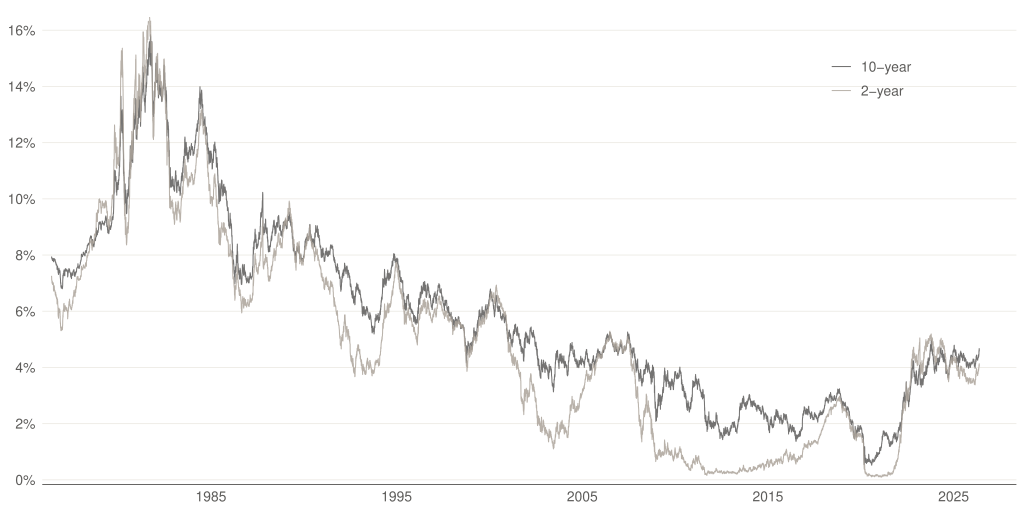

The script that saved this image:
# Task 13 v1 — raw 10Y and 2Y Treasury yields, two lines on the same axes.
#
# First draft of the yield-curve chart. The viewer has to mentally subtract
# one line from the other to see the inversion story — which makes this a
# natural first step on the iteration ladder: a chart that *shows* the data
# but doesn't *tell* the story.
#
# Data source: FRED (Federal Reserve Bank of St. Louis).
#   DGS10 — 10-year constant-maturity Treasury yield (daily).
#   DGS2  — 2-year constant-maturity Treasury yield (daily).
# Both downloaded via the API helper at data/task_13/fetch_fred.R.

setwd("/Users/alexanderweber/Documents/hsg/6_semester/data_visualization_with_ai")

suppressPackageStartupMessages({
  library(dplyr)
  library(readr)
  library(ggplot2)
})

source("design_system.R")
chart_family <- ""

dgs10 <- read_csv("data/task_13/DGS10.csv", show_col_types = FALSE) %>%
  mutate(series = "10-year")
dgs2  <- read_csv("data/task_13/DGS2.csv",  show_col_types = FALSE) %>%
  mutate(series = "2-year")
yields <- bind_rows(dgs10, dgs2)

p <- ggplot(yields, aes(x = date, y = value, color = series)) +
  geom_line(linewidth = 0.35, alpha = 0.85) +
  scale_color_manual(values = c("10-year" = pg_palette$alloy,
                                "2-year"  = pg_palette$dark_quartz)) +
  scale_x_date(date_breaks = "10 years", date_labels = "%Y",
               expand = expansion(mult = c(0.01, 0.04))) +
  scale_y_continuous(breaks = seq(0, 16, 2),
                     labels = function(x) paste0(x, "%"),
                     limits = c(0, 16.5),
                     expand = expansion(mult = c(0.01, 0.02))) +
  labs(x = NULL, y = NULL, color = NULL) +
  theme_pg(base_family = chart_family) +
  theme(
    legend.position  = c(0.85, 0.85),
    legend.text      = element_text(size = 10, color = pg_palette$alloy),
    legend.key       = element_blank(),
    panel.grid.major.y = element_line(color = pg_palette$light_quartz,
                                      linewidth = 0.3),
    panel.grid.minor   = element_blank()
  )

out_pdf <- "iterations/task_13/v1/yield_curve_v1.pdf"
ggsave(out_pdf, p, width = 26, height = 13, units = "cm", device = "pdf")
cat("Saved:", out_pdf, "\n")
